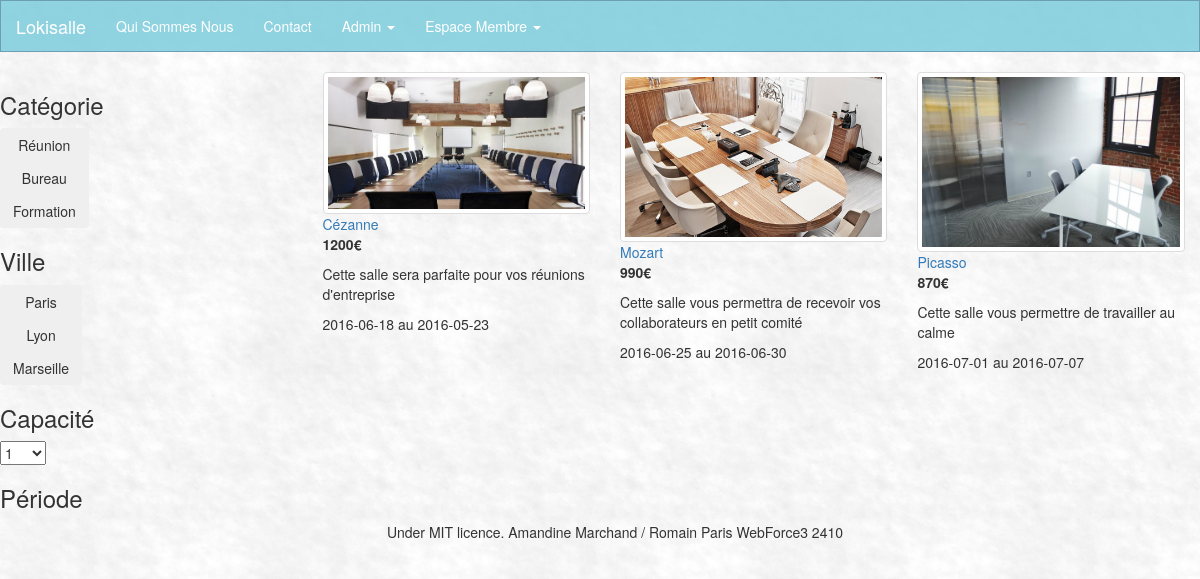
Before: / with the older database file.
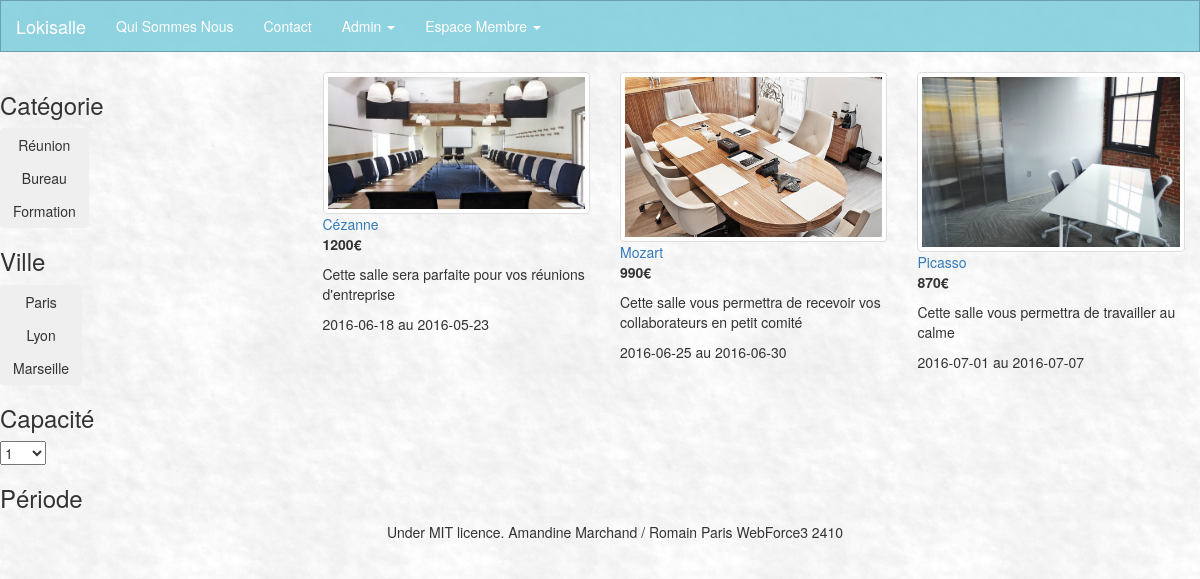
After: the same page with the newer database file.
### tables this page shows
CREATE TABLE `produit` (
  `id_produit` int(3) NOT NULL,
  `id_salle` int(3) NOT NULL,
  `date_arrivee` date NOT NULL,
  `date_depart` date NOT NULL,
  `prix` int(3) NOT NULL,
  `etat` enum('libre','reservation','','') NOT NULL
);

CREATE TABLE `salle` (
  `id_salle` int(3) NOT NULL,
  `titre` varchar(200) NOT NULL,
  `description` text NOT NULL,
  `photo` varchar(200) NOT NULL,
  `pays` varchar(20) NOT NULL,
  `ville` varchar(20) NOT NULL,
  `adresse` varchar(50) NOT NULL,
  `cp` int(5) NOT NULL,
  `capacite` int(3) NOT NULL,
  `categorie` enum('reunion','bureau','formation') NOT NULL
);

### inc/functions.inc.php (called while the page is built, shortened)
<?php
function getSalles() {
	global $connexion;
	$sql="SELECT * FROM salle INNER JOIN produit ON salle.id_salle=produit.id_salle";
	$req = $connexion->prepare($sql);
	$req->execute();
	$data = $req->fetchAll();
	return $data;
}

### inc/main.inc.php (the view, shortened to what this page needs)
<?php
  $salles = getSalles();
 ?>
<div class="row">
        <section class="menuRecherche col-md-3 col-xs-12">
          <h3>Catégorie</h3>
            <div class="btn-group-vertical" role="group" aria-label="categorie">
              <button type="button" class="btn btn-reunion">Réunion</button>
              <button type="button" class="btn btn-bureau">Bureau</button>
              <button type="button" class="btn btn-formation">Formation</button>
            </div>
          <h3>Ville</h3>
            <div class="btn-group-vertical" role="group" aria-label="ville">
              <button type="button" class="btn btn-paris">Paris</button>
              <button type="button" class="btn btn-lyon">Lyon</button>
              <button type="button" class="btn btn-marseille">Marseille</button>
            </div>
          <h3>Capacité</h3>
            <select class="1-500">
            </select>
         <!--  <h3>Prix</h3>
            <input type="range" value="500" max="1800" min="0" step="5" name="prix" list="prix">  -->
          <h3>Période</h3>
        </section>
        <section class="resultats col-md-9 col-xs-12">
              <?php
                $salles = getSalles();
                foreach ($salles as $salle)
                {
              ?>
                <div class="col-md-4">
                   <img src="<?php echo $salle['photo']; ?>" class="img-responsive img-thumbnail">
                   <a href="http://localhost/lokisalle/index.php?page=ficheProduit&id=<?php echo $salle['id_salle']; ?>"><?php echo $salle['titre']; ?></a>
                   <p><b><?php echo $salle['prix']. "€"; ?></b></p>
                   <p><?php echo $salle['description']; ?></p>
                   <p><?php echo $salle['date_arrivee']." au ".$salle['date_depart']; ?></p>
                </div>
              <?php
                }
              ?>
        </section>
</div>

Changed rows visible on the page:
changed through a linked row, produit "Picasso": id_salle.description "Cette salle vous permettre de travailler au calme" → "Cette salle vous permettra de travailler au calme"
